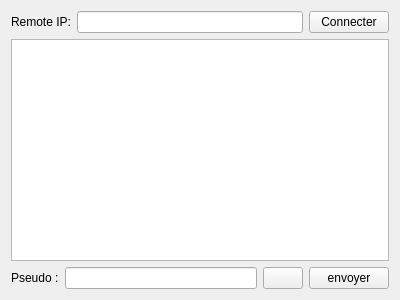
<?xml version="1.0" encoding="UTF-8"?>
<ui version="4.0">
 <class>PageChat</class>
 <widget class="QWidget" name="PageChat">
  <property name="geometry">
   <rect>
    <x>0</x>
    <y>0</y>
    <width>400</width>
    <height>300</height>
   </rect>
  </property>
  <property name="windowTitle">
   <string>Form</string>
  </property>
  <layout class="QVBoxLayout" name="verticalLayout">
   <item>
    <layout class="QHBoxLayout" name="horizontalLayout_3">
     <item>
      <widget class="QLabel" name="label_4">
       <property name="text">
        <string>Remote IP:</string>
       </property>
      </widget>
     </item>
     <item>
      <widget class="QLineEdit" name="lineEdit_4"/>
     </item>
     <item>
      <widget class="QPushButton" name="pushButton_3">
       <property name="text">
        <string>Connecter</string>
       </property>
      </widget>
     </item>
    </layout>
   </item>
   <item>
    <widget class="QTextEdit" name="textEdit"/>
   </item>
   <item>
    <layout class="QHBoxLayout" name="horizontalLayout">
     <item>
      <widget class="QLabel" name="label">
       <property name="text">
        <string>Pseudo :</string>
       </property>
      </widget>
     </item>
     <item>
      <widget class="QLineEdit" name="lineEdit"/>
     </item>
     <item>
      <widget class="QPushButton" name="pushButton_2">
       <property name="text">
        <string/>
       </property>
      </widget>
     </item>
     <item>
      <widget class="QPushButton" name="pushButton">
       <property name="text">
        <string>envoyer</string>
       </property>
      </widget>
     </item>
    </layout>
   </item>
  </layout>
 </widget>
 <resources/>
 <connections/>
</ui>
